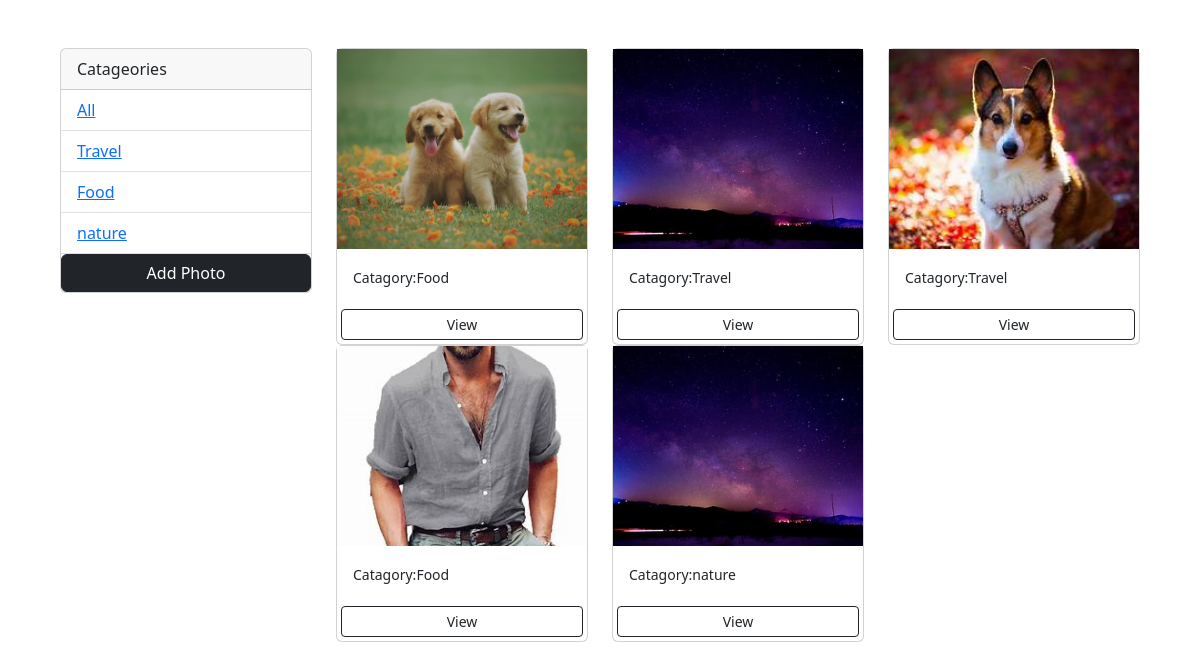
The page / on the database its author committed.
### todoapp/models.py (models this page shows, shortened)
class Category(models.Model):
    name = models.CharField(max_length=100, null=False, blank=True)

class Photo(models.Model):
    category = models.ForeignKey(Category, on_delete=models.SET_NULL, null=True, blank=True)
    image = models.ImageField(null=False, blank=False)
    description = models.TextField()

### todoapp/views.py (the view)
# urls.py: path('', gallery, name="gallery"),
def gallery(request):
    category = request.GET.get('category')
    print("category:", category)
    if category == None:
        photos = Photo.objects.all()
    else:
        photos = Photo.objects.filter(category__name=category)
    categories = Category.objects.all()
    context = {'categories' : categories, "photos" : photos}
    return render(request, 'photos/gallery.html', context)

### templates/photos/gallery.html (shortened to what this page needs)
<!DOCTYPE html>
<html>
<head>
    <link href="https://cdn.jsdelivr.net/npm/bootstrap@5.3.2/dist/css/bootstrap.min.css" rel="stylesheet"
>
</head>
<body class="m-5">
    <div class="container">
        <div class="row">
            <div class="col-md-3">
                <div class="card">
                    <div class="card-header">
                      Catageories
                    </div>
                    <ul class="list-group list-group-flush">
                      <li class="list-group-item">
                        <a href="{% url 'gallery' %}">All</a></li>
                      {% for category in  categories %}
                      <li class="list-group-item">
                        <a href="{% url 'gallery' %}?category={{category.name}}">
                            {{category.name}}
                        </a>
                        </li>
                      {% endfor %}
                      <a href="{% url 'add' %}" class="btn btn-block btn-dark bt-sm-m-1">Add Photo</a>
                    </ul>
                  </div>
            </div>
            <div class="col-md-9">
                <div class="row">
                    {% for photo in photos %}
                    <div class="col-md-4">
                        <div class="card">
                            <img class="image-thumb" src="{{photo.image.url}}" alt="Card image cap">
                            <div class="card-body">
                              <small>Catagory:{{photo.category.name}}</small>
                            </div>
                            <a href="{% url 'photo' photo.id %}" class="btn btn-outline-dark btn-sm m-1">View</a>
                        </div>
                    </div>
                    {% empty %}
                    <h3>No photos....</h3>
                    {%  endfor %}
                </div>
            </div>
        </div>
    </div>
</body>
</html>

### templates/photos/gallery.html (style rules this page uses)
.image-thumb { height: 200px; object-fit: cover; }

### rows shown on the page
Category: name "Travel"
Category: name "Food"
Category: name "nature"
Photo: image (picture), category.name "Food"
Photo: image (picture), category.name "Travel"
Photo: image (picture), category.name "Travel"
Photo: image (picture), category.name "Food"
Photo: image (picture), category.name "nature"
